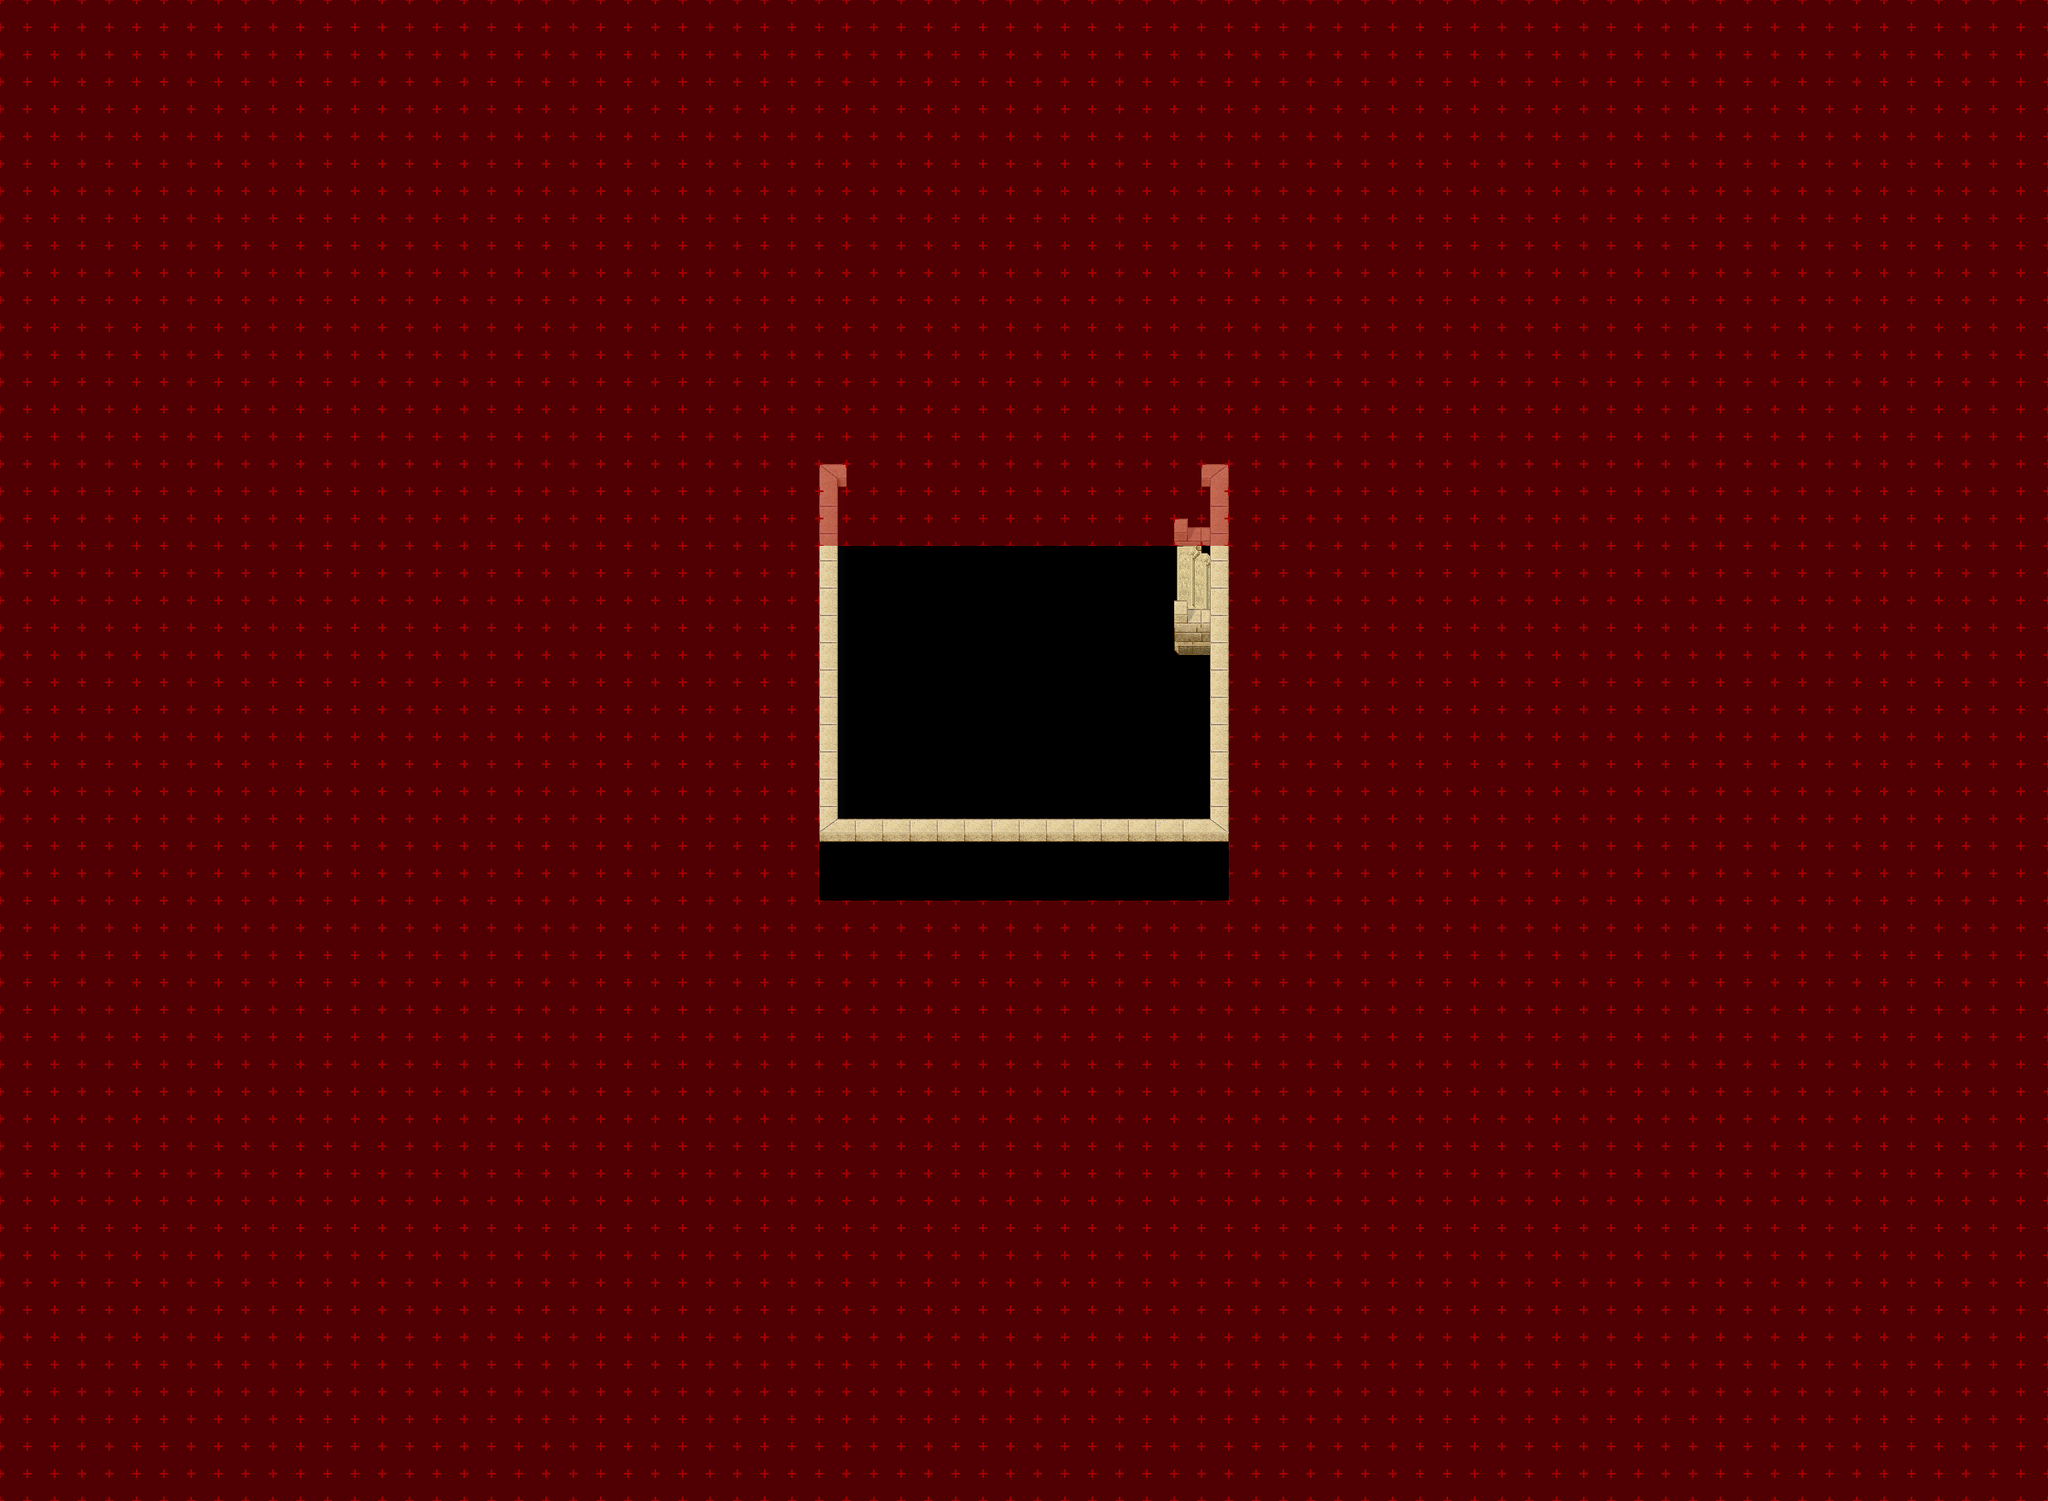

Tiled map render using the project's own tile images. Description and the map definition, with tile-layer contents summarised, below:
An orthogonal 75x55 tile map with 32x32 px tiles, 7 tile layers (Ground 2, Ground 3, Fringe, Over, ...), 1 hidden layer not drawn, 3 tilesets and 1 object (warp).

<map version="1.4" tiledversion="1.4.1" orientation="orthogonal" renderorder="right-down" compressionlevel="0" width="75" height="55" tilewidth="32" tileheight="32" infinite="0" nextlayerid="11" nextobjectid="4">
 <properties>
  <property name="license" value="CC BY-SA 3.0" />
  <property name="manaplus version" value="2" />
  <property name="minimap" value="graphics/minimaps/020-2-30.png" />
  <property name="music" value="academy.ogg" />
  <property name="name" value="Magic Acedemy West, First Floor" />
 </properties>
 <tileset firstgid="1" name="desert-castle" tilewidth="32" tileheight="32" tilecount="512" columns="32">
  <image source="../graphics/tilesets/desert-castle.png" width="1024" height="512" />
 </tileset>
 <tileset firstgid="513" name="collision" tilewidth="32" tileheight="32" tilecount="9" columns="3">
  <image source="../graphics/tilesets/collision.png" width="96" height="96" />
 </tileset>
 <tileset firstgid="522" name="desert-castle-indoor" tilewidth="32" tileheight="32" tilecount="512" columns="16">
  <image source="../graphics/tilesets/desert-castle-indoor.png" width="512" height="1024" />
 </tileset>
 <layer id="2" name="Ground" width="75" height="55" visible="0">
  <data>[4125 cells, 4125 non-empty, 5 distinct tile ids]</data>
 </layer>
 <layer id="3" name="Ground 2" width="75" height="55">
  <data>[4125 cells, 7 non-empty, 7 distinct tile ids]</data>
 </layer>
 <layer id="4" name="Ground 3" width="75" height="55">
  <data>[4125 cells, 5 non-empty, 5 distinct tile ids]</data>
 </layer>
 <layer id="7" name="Fringe" width="75" height="55">
  <data>[4125 cells, 0 non-empty, 0 distinct tile ids]</data>
 </layer>
 <layer id="5" name="Over" width="75" height="55">
  <data>[4125 cells, 121 non-empty, 7 distinct tile ids]</data>
 </layer>
 <layer id="8" name="Over 2" width="75" height="55">
  <data>[4125 cells, 16 non-empty, 4 distinct tile ids]</data>
 </layer>
 <layer id="6" name="Collision" width="75" height="55">
  <data>[4125 cells, 3930 non-empty, 1 distinct tile ids]</data>
 </layer>
 <layer id="9" name="Heights" width="75" height="55">
  <data>[4125 cells, 0 non-empty, 0 distinct tile ids]</data>
 </layer>
 <objectgroup id="10" name="Objects">
  <object id="1" name="To Magic Academy Ground Floor" type="warp" x="1408" y="640" width="32" height="96">
   <properties>
    <property name="dest_map" value="020-2-26" />
    <property name="dest_x" value="33" />
    <property name="dest_y" value="38" />
   </properties>
  </object>
 </objectgroup>
</map>
